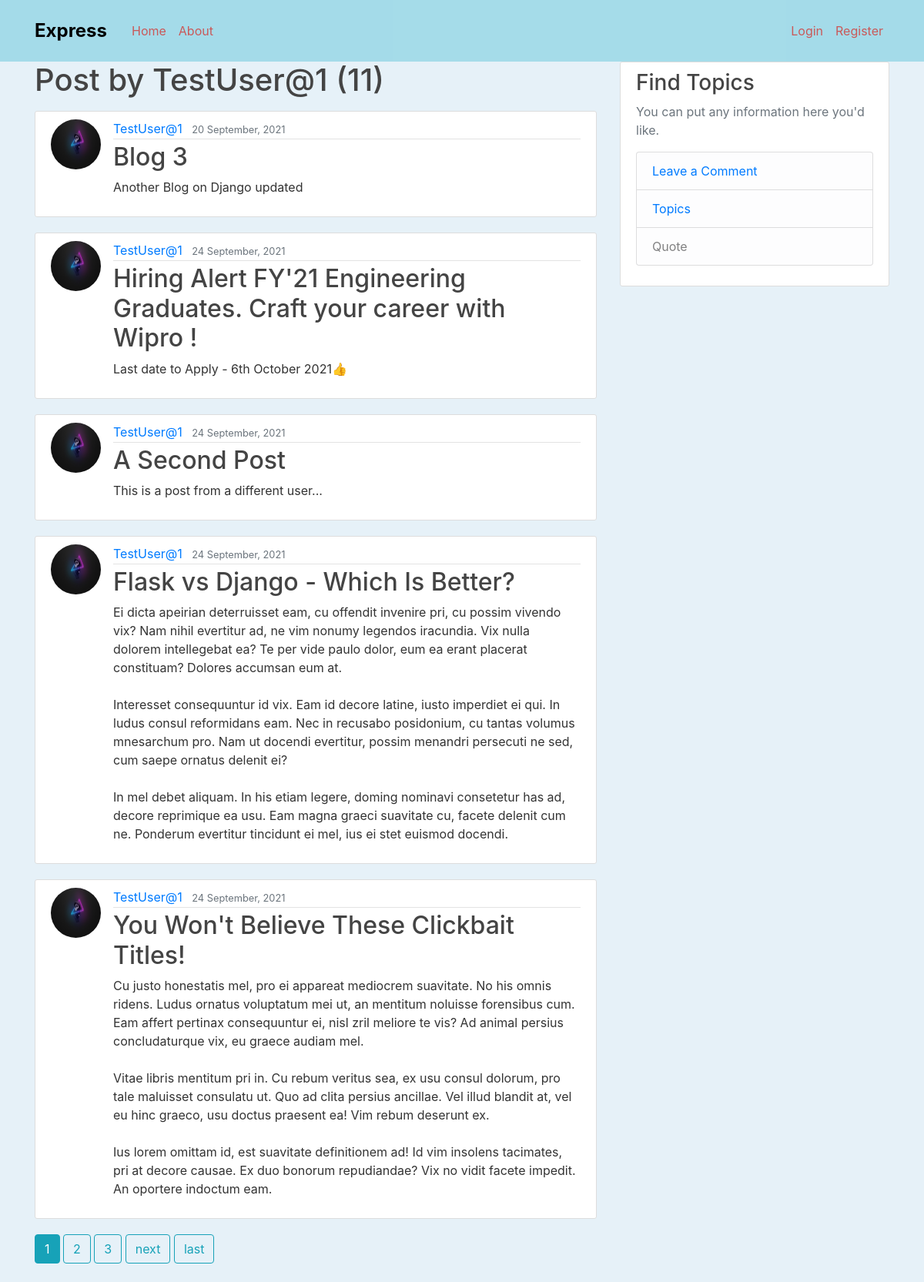
The page /user/TestUser@1 on the database its author committed.
### blog/models.py (models this page shows, shortened)
class Post(models.Model):
	title = models.CharField(max_length=100)
	content = models.TextField()
	date_posted = models.DateTimeField(default = timezone.now)
	author = models.ForeignKey(User ,on_delete = models.CASCADE)

### users/models.py (models this page shows, shortened)
class Profile(models.Model):
    user = models.OneToOneField(User, on_delete=models.CASCADE)
    image = models.ImageField(default='default.jpg', upload_to='profile_pics')

### blog/views.py (the view)
# urls.py: path('user/<str:username>',UserPostListView.as_view(),name='user-posts'),
class UserPostListView(ListView):
	model = Post
	template_name = 'blog/user_post.html'
	context_object_name = 'posts'
	ordering = ['-date_posted']
	paginate_by = 5
	def get_queryset(self):
		user = get_object_or_404(User,username=self.kwargs.get('username'))
		return Post.objects.filter(author=user).order_by('date_posted')

### blog/templates/blog/user_post.html (shortened to what this page needs)
{%extends "blog/base.html" %}
{% block content %}
	<h1 class ='mb-3'>Post by {{view.kwargs.username}}  ({{page_obj.paginator.count}})</h1>
	{% for post in posts %}
		<article class="media content-section">
			<img  class = "rounded-circle article-img" src = "{{ post.author.profile.image.url }}">
  			<div class="media-body">
    			<div class="article-metadata">
      					<a class="mr-2" href="{% url 'user-posts' post.author.username %}">{{ post.author }}</a>
      					<small class="text-muted">{{ post.date_posted | date:"d F, Y"}}</small>
			    </div>
    			<h2><a class="article-title" href="{% url 'post-detail' post.id %}">{{ post.title }}</a></h2>
    			<p class="article-content">{{ post.content }}</p>
 	 		</div>
		</article>
	{%endfor%}
	{% if is_paginated %}
		{% for num in page_obj.paginator.page_range %}
        {% if page_obj.number == num %}
          <a class="btn btn-info mb-4" href="?page={{ num }}">{{ num }}</a>
        {% elif num > page_obj.number|add:'-3' and num < page_obj.number|add:'3' %}
          <a class="btn btn-outline-info mb-4" href="?page={{ num }}">{{ num }}</a>
        {% endif %}
      {% endfor %}
		{% if page_obj.has_next %}
            <a class ="btn btn-outline-info mb-4" href="?page={{ page_obj.next_page_number }}">next</a>
            <a class ="btn btn-outline-info mb-4" href="?page={{ page_obj.paginator.num_pages }}">last</a>
        {% endif %}
	{%endif%}
{%endblock content %}

### blog/static/blog/style.css (style rules this page uses)
body { background:rgba(131, 187, 224, 0.2); color: #333333; margin-top: 5rem; }
h1, h2, h3, h4, h5, h6 { color: #444444; }
.content-section { background: #ffffff; padding: 10px 20px; border: 1px solid #dddddd; border-radius: 3px; margin-bottom: 20px; }
.article-title { color: #444444; }
.article-content { white-space: pre-line; }
.article-img { height: 65px; width: 65px; margin-right: 16px; }
.article-metadata { padding-bottom: 1px; margin-bottom: 4px; border-bottom: 1px solid #e3e3e3 }
img { height: 20px; width: 30px; }

### rows shown on the page
Post: author.profile.image (picture), author "TestUser@1", date_posted "20 September, 2021", title "Blog 3", content "Another Blog on Django updated"
Post: author.profile.image (picture), author "TestUser@1", date_posted "24 September, 2021", title "Hiring Alert FY'21 Engineering Graduates. Craft your career with Wipro !", content "Last date to Apply - 6th October 2021👍"
Post: author.profile.image (picture), author "TestUser@1", date_posted "24 September, 2021", title "A Second Post", content "This is a post from a different user..."
Post: author.profile.image (picture), author "TestUser@1", date_posted "24 September, 2021", title "Flask vs Django - Which Is Better?", content "Ei dicta apeirian deterruisset eam, cu offendit invenire pri, cu possim vivendo vix? Nam nihil evertitur ad, ne vim nonumy legendos iracundia. Vix nulla dolorem intellegebat ea? Te per vide paulo dolor, eum ea erant placerat constituam? Dolores accumsan eum at. Interesset consequuntur id vix. Eam id decore latine, iusto imperdiet ei qui. In ludus consul reformidans eam. Nec in recusabo posidonium, cu tantas volumus mnesarchum pro. Nam ut docendi evertitur, possim menandri persecuti ne sed, cum saepe ornatus delenit ei? In mel debet aliquam. In his etiam legere, doming nominavi consetetur has ad, decore reprimique ea usu. Eam magna graeci suavitate cu, facete delenit cum ne. Ponderum…"
Post: author.profile.image (picture), author "TestUser@1", date_posted "24 September, 2021", title "You Won't Believe These Clickbait Titles!", content "Cu justo honestatis mel, pro ei appareat mediocrem suavitate. No his omnis ridens. Ludus ornatus voluptatum mei ut, an mentitum noluisse forensibus cum. Eam affert pertinax consequuntur ei, nisl zril meliore te vis? Ad animal persius concludaturque vix, eu graece audiam mel. Vitae libris mentitum pri in. Cu rebum veritus sea, ex usu consul dolorum, pro tale maluisset consulatu ut. Quo ad clita persius ancillae. Vel illud blandit at, vel eu hinc graeco, usu doctus praesent ea! Vim rebum deserunt ex. Ius lorem omittam id, est suavitate definitionem ad! Id vim insolens tacimates, pri at decore causae. Ex duo bonorum repudiandae? Vix no vidit facete impedit. An oportere indoctum eam."

### other values the page prints
{{ view.kwargs.username }} "TestUser@1"
{{ page_obj.paginator.count }} "11"
{{ num }} "1"
{{ num }} "2" "3"
